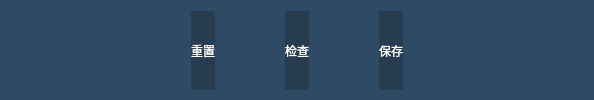
       <widget class="QFrame" name="frame_12">
        <property name="sizePolicy">
         <sizepolicy hsizetype="Preferred" vsizetype="Preferred">
          <horstretch>0</horstretch>
          <verstretch>2</verstretch>
         </sizepolicy>
        </property>
        <property name="minimumSize">
         <size>
          <width>0</width>
          <height>0</height>
         </size>
        </property>
        <property name="baseSize">
         <size>
          <width>0</width>
          <height>0</height>
         </size>
        </property>
        <property name="styleSheet">
         <string notr="true">background-color: rgb(47,74,101);
border: 0px;
border-radius: 0px;</string>
        </property>
        <property name="frameShape">
         <enum>QFrame::StyledPanel</enum>
        </property>
        <property name="frameShadow">
         <enum>QFrame::Raised</enum>
        </property>
        <layout class="QHBoxLayout" name="horizontalLayout_5">
         <property name="spacing">
          <number>30</number>
         </property>
         <property name="leftMargin">
          <number>11</number>
         </property>
         <property name="topMargin">
          <number>11</number>
         </property>
         <property name="rightMargin">
          <number>11</number>
         </property>
         <property name="bottomMargin">
          <number>10</number>
         </property>
         <item>
          <spacer name="horizontalSpacer">
           <property name="orientation">
            <enum>Qt::Horizontal</enum>
           </property>
           <property name="sizeType">
            <enum>QSizePolicy::Preferred</enum>
           </property>
           <property name="sizeHint" stdset="0">
            <size>
             <width>180</width>
             <height>20</height>
            </size>
           </property>
          </spacer>
         </item>
         <item>
          <widget class="QPushButton" name="pushButton_2">
           <property name="sizePolicy">
            <sizepolicy hsizetype="Preferred" vsizetype="Preferred">
             <horstretch>1</horstretch>
             <verstretch>1</verstretch>
            </sizepolicy>
           </property>
           <property name="styleSheet">
            <string notr="true">color: rgb(255, 255, 255);
background-color: rgb(39,60,81);</string>
           </property>
           <property name="text">
            <string>重置</string>
           </property>
          </widget>
         </item>
         <item>
          <spacer name="horizontalSpacer_3">
           <property name="orientation">
            <enum>Qt::Horizontal</enum>
           </property>
           <property name="sizeType">
            <enum>QSizePolicy::Preferred</enum>
           </property>
           <property name="sizeHint" stdset="0">
            <size>
             <width>40</width>
             <height>20</height>
            </size>
           </property>
          </spacer>
         </item>
         <item>
          <widget class="QPushButton" name="pushButton_4">
           <property name="sizePolicy">
            <sizepolicy hsizetype="Preferred" vsizetype="Preferred">
             <horstretch>1</horstretch>
             <verstretch>1</verstretch>
            </sizepolicy>
           </property>
           <property name="styleSheet">
            <string notr="true">color: rgb(255, 255, 255);
background-color: rgb(39,60,81);</string>
           </property>
           <property name="text">
            <string>检查</string>
           </property>
          </widget>
         </item>
         <item>
          <spacer name="horizontalSpacer_4">
           <property name="orientation">
            <enum>Qt::Horizontal</enum>
           </property>
           <property name="sizeType">
            <enum>QSizePolicy::Preferred</enum>
           </property>
           <property name="sizeHint" stdset="0">
            <size>
             <width>40</width>
             <height>20</height>
            </size>
           </property>
          </spacer>
         </item>
         <item>
          <widget class="QPushButton" name="pushButton_3">
           <property name="sizePolicy">
            <sizepolicy hsizetype="Preferred" vsizetype="Preferred">
             <horstretch>1</horstretch>
             <verstretch>1</verstretch>
            </sizepolicy>
           </property>
           <property name="styleSheet">
            <string notr="true">color: rgb(255, 255, 255);
background-color: rgb(39,60,81);</string>
           </property>
           <property name="text">
            <string>保存</string>
           </property>
          </widget>
         </item>
         <item>
          <spacer name="horizontalSpacer_2">
           <property name="orientation">
            <enum>Qt::Horizontal</enum>
           </property>
           <property name="sizeType">
            <enum>QSizePolicy::Preferred</enum>
           </property>
           <property name="sizeHint" stdset="0">
            <size>
             <width>180</width>
             <height>20</height>
            </size>
           </property>
          </spacer>
         </item>
        </layout>
       </widget>
